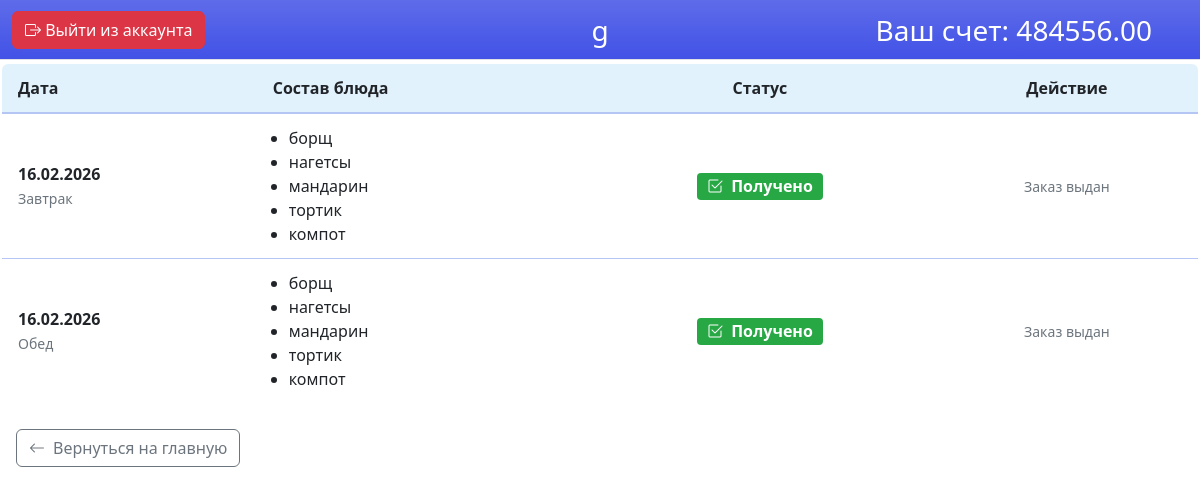
The app's page /student/orders/daily/ (signed in) with its own data.
### main/models.py (models this page shows, shortened)
class User(AbstractBaseUser, PermissionsMixin):
    name = models.CharField(max_length=255, verbose_name="ФИО пользователя")
    login = models.CharField(max_length=100, unique=True)
    role = models.ForeignKey(Role, on_delete=models.PROTECT, related_name="users", default=1)
    is_active = models.BooleanField(default=True)
    is_staff = models.BooleanField(default=False)
    USERNAME_FIELD = 'login'
    REQUIRED_FIELDS = ['name']
    objects = CustomUserManager()

### student/models.py (models this page shows, shortened)
class Student(models.Model):
    user = models.OneToOneField('main.User', on_delete=models.CASCADE, related_name="student_profile")
    money = models.DecimalField(max_digits=10, decimal_places=2, default=0.00)
    date = models.DateField(null=True, blank=True, verbose_name="Дата окончания абонемента")

class Purchases(models.Model):
    student = models.ForeignKey(Student, on_delete=models.CASCADE)
    menu = models.ForeignKey('cook.Menu', on_delete=models.CASCADE)
    deposited_money = models.DecimalField(max_digits=20, decimal_places=2)
    date = models.DateTimeField(auto_now_add=True,null=True)
    date_of_meal = models.DateField()
    attendance = models.BooleanField(default=False)
    food_intake = models.CharField(max_length=50)
    type_of_purchase = models.CharField(max_length=50)
    is_ready = models.BooleanField(default=False)

### cook/models.py (models this page shows, shortened)
class Menu(models.Model):
    food_intake = models.CharField(max_length=50, verbose_name="Прием пищи")
    date = models.DateField()
    dish1 = models.ForeignKey(Dish, on_delete=models.SET_NULL, null=True, related_name="menu_pos1")
    dish2 = models.ForeignKey(Dish, on_delete=models.SET_NULL, null=True, related_name="menu_pos2")
    dish3 = models.ForeignKey(Dish, on_delete=models.SET_NULL, null=True, related_name="menu_pos3")
    dish4 = models.ForeignKey(Dish, on_delete=models.SET_NULL, null=True, related_name="menu_pos4")
    dish5 = models.ForeignKey(Dish, on_delete=models.SET_NULL, null=True, related_name="menu_pos5")

class Dish(models.Model):
    title = models.CharField(max_length=255)
    weight = models.FloatField(verbose_name="Вес (г)")
    cost = models.DecimalField(max_digits=10, decimal_places=2)
    dish_type = models.CharField(max_length=50)
    picture = models.ImageField(upload_to="pictures/dishes", null=True, blank=True)
    ingredients = models.ManyToManyField(
        Ingredient,
        through='Composition',
        related_name="dishes"
    )

### student/views.py (the view, shortened to what this page needs)
# urls.py: path('orders/daily/', my_purchases_list, name='student_orders_page'),
def my_purchases_list(request):
    student_profile = get_object_or_404(Student, user=request.user)
    today = timezone.now().date()
    orders = Purchases.objects.filter(student=student_profile).order_by('-date_of_meal')
    return render(request, 'student/my_orders.html', {
        'orders': orders,
        'today': today
    })

### templates/student/my_orders.html (shortened to what this page needs)
{% extends "base/base_student.html" %}
{% block main %}
<h2 class="mb-4">Мои заказы</h2>
<div class="table-responsive">
    <table class="orders-table border-color">
        <thead class="bg-inf">
            <tr>
                <th>Дата</th>
                <th>Состав блюда</th>
                <th class="text-center">Статус</th>
                <th class="text-center">Действие</th>
            </tr>
        </thead>
        <tbody>
            {% for order in orders %}
            <tr>
                <td class="border-bottom-color">
                    <strong>{{ order.date_of_meal|date:"d.m.Y" }}</strong><br>
                    <small class="text-secondary">{{ order.food_intake }}</small>
                </td>
                <td class="border-bottom-color">
                    <ul class="mb-0 ps-3">
                        {% if order.menu.dish1 %}<li>{{ order.menu.dish1.title }}</li>{% endif %}
                        {% if order.menu.dish2 %}<li>{{ order.menu.dish2.title }}</li>{% endif %}
                        {% if order.menu.dish3 %}<li>{{ order.menu.dish3.title }}</li>{% endif %}
                        {% if order.menu.dish4 %}<li>{{ order.menu.dish4.title }}</li>{% endif %}
                        {% if order.menu.dish5 %}<li>{{ order.menu.dish5.title }}</li>{% endif %}
                    </ul>
                </td>
                <td class="text-center border-bottom-color">
    {% if not order.is_ready %}
        <span class="status-badge status-pending" style="font-size: 1rem;">
            <i class="bi bi-x-circle me-1"></i> Не готово
        </span>
    {% else %}
        {% if order.attendance %}
            <span class="status-badge status-received" style="font-size: 1rem;">
                <i class="bi bi-check2-square me-1"></i> Получено
            </span>
        {% else %}
            <span class="status-badge status-pending" style="font-size: 1rem;">
                <i class="bi bi-hourglass-split me-1"></i> Ожидает выдачи
            </span>
        {% endif %}
    {% endif %}
</td>
                <td class="text-center border-bottom-color">
                    {% if order.is_ready %}
                    {% if order.date_of_meal == today and not order.attendance %}
                    <form method="post" class="d-inline">
                        {% csrf_token %}
                        <input type="hidden" name="purchase_id" value="{{ order.id }}">
                        <button type="submit" class="btn btn-success">
                            <i class="bi bi-check-circle me-1"></i>Я получил(-а) заказ
                        </button>
                    </form>
                    {% elif order.attendance %}
                    <small class="text-secondary">Заказ выдан</small>
                    {% else %}
                    <small class="text-secondary">Кнопка появится в день заказа</small>
                    {% endif %}
                    {% else %}
                    <small class="text-secondary">Заказ еще не готов</small>
                    {% endif %}
                </td>
            </tr>
            {% endfor %}
        </tbody>
    </table>
</div>
<div class="mt-3">
    <div class="mt-3 ms-3">
        <a href="{% url 'main_page' %}" class="btn btn-outline-secondary mt-2"><i class="bi bi-arrow-left me-2"></i>Вернуться на главную</a>
    </div>
</div>
{% endblock %}

### templates/base/base_student.html (shortened to what this page needs)
<!DOCTYPE html>
<html lang="ru">
<head>
</head>
<body>
        <link href="https://cdn.jsdelivr.net/npm/bootstrap@5.3.8/dist/css/bootstrap.min.css" rel="stylesheet">
        <link rel="stylesheet" href="https://cdn.jsdelivr.net/npm/bootstrap-icons@1.10.0/font/bootstrap-icons.css">
    <main>
            <nav class="navbar bg-top bg-gradient text-white fixed-top border-bottom py-2" style="min-height: 60px;">
                <div class="container-fluid d-flex justify-content-between align-items-center position-relative">
                    <p class="fs-3 text-center position-absolute top-50 start-50 translate-middle mb-0">
                        {{ user.name }}
                    </p>
                    <p class="fs-3 text-center position-absolute top-50 end-0 translate-middle-y me-5">
                        Ваш счет: {{ user.student_profile.money }}
                    </p>
                    <a href="{% url 'logout' %}" class="btn btn-danger"><i class="bi bi-box-arrow-right"></i> Выйти из аккаунта</a>
                </div>
            </nav>
        {% block main %}
        {% endblock %}
    </main>
</body>
</html>

### templates/base/base_student.html (style rules this page uses)
.border-color { border-color: #b5c6f5 !important; }
.bg-top { background-color: #4252e6; }
.bg-inf { background-color: #e2f2fc; }

### templates/student/my_orders.html (style rules this page uses)
.orders-table { width: 100%; border-collapse: collapse; border: 2px solid #b5c6f5; border-radius: 0.5rem; overflow: hidden; }
.orders-table th { padding: 0.75rem 1rem; font-weight: 600; text-align: left; border-bottom: 2px solid #b5c6f5; }
.orders-table td { padding: 0.75rem 1rem; vertical-align: middle; }
.border-bottom-color { border-bottom: 1px solid #b5c6f5; }
.status-badge { display: inline-block; padding: 0.35em 0.65em; font-size: 0.75em; font-weight: 700; line-height: 1; border-radius: 0.25rem; text-align: center; white-space: nowrap; vertical-align: baseline; }
.status-received { color: #fff; background-color: #28a745; }

### records on screen
User: name "g", student_profile.money "484556.00"
Purchases: date_of_meal "16.02.2026", food_intake "Завтрак", menu.dish1 "борщ", menu.dish2 "нагетсы", menu.dish3 "мандарин", menu.dish4 "тортик", menu.dish5 "компот", is_ready True (drawn)
Purchases: date_of_meal "16.02.2026", food_intake "Обед", menu.dish1 "борщ", menu.dish2 "нагетсы", menu.dish3 "мандарин", menu.dish4 "тортик", menu.dish5 "компот", is_ready True (drawn)
